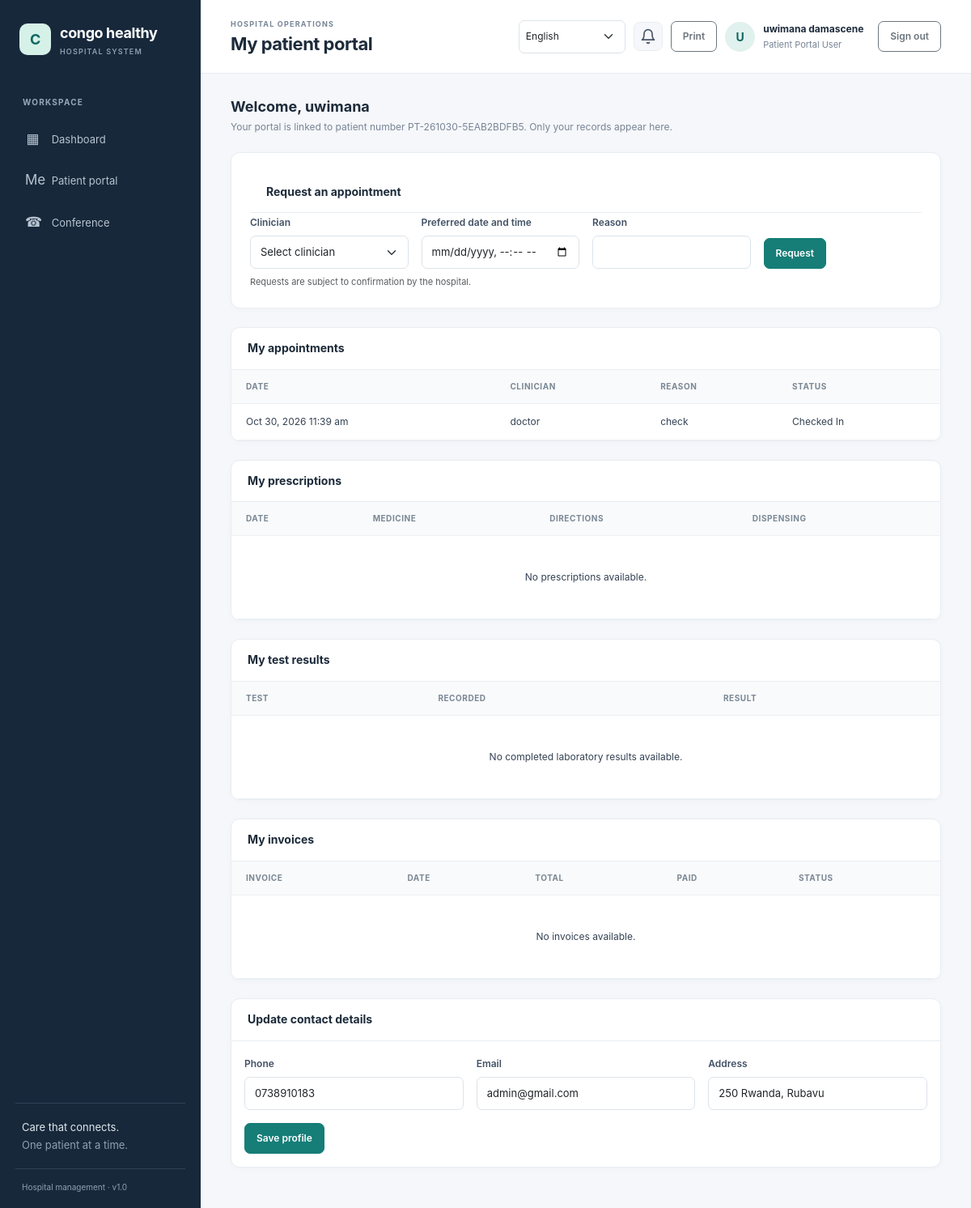
The app's page /portal/index.php (signed in) with its own data.
### tables this page shows
CREATE TABLE `hospital_settings` (
  `setting_key` varchar(80) NOT NULL,
  `setting_value` text NOT NULL,
  `updated_at` timestamp NOT NULL DEFAULT current_timestamp() ON UPDATE current_timestamp()
);

CREATE TABLE `users` (
  `id` bigint(20) UNSIGNED NOT NULL,
  `role_id` tinyint(3) UNSIGNED NOT NULL,
  `full_name` varchar(160) NOT NULL,
  `email` varchar(190) NOT NULL,
  `password_hash` varchar(255) NOT NULL,
  `is_active` tinyint(1) NOT NULL DEFAULT 1,
  `payment_method` enum('bank_transfer','mobile_money','paypal','other') DEFAULT NULL,
  `payment_details` varchar(255) DEFAULT NULL,
  `last_login_at` datetime DEFAULT NULL,
  `created_at` timestamp NOT NULL DEFAULT current_timestamp()
);

CREATE TABLE `roles` (
  `id` tinyint(3) UNSIGNED NOT NULL,
  `role_key` varchar(40) NOT NULL,
  `name` varchar(80) NOT NULL
);

CREATE TABLE `patients` (
  `id` bigint(20) UNSIGNED NOT NULL,
  `patient_no` varchar(30) NOT NULL,
  `first_name` varchar(80) NOT NULL,
  `last_name` varchar(80) NOT NULL,
  `date_of_birth` date DEFAULT NULL,
  `sex` enum('female','male','other','unspecified') NOT NULL DEFAULT 'unspecified',
  `phone` varchar(40) DEFAULT NULL,
  `email` varchar(190) DEFAULT NULL,
  `address` varchar(255) DEFAULT NULL,
  `blood_group` varchar(5) DEFAULT NULL,
  `emergency_contact_name` varchar(160) DEFAULT NULL,
  `emergency_contact_phone` varchar(40) DEFAULT NULL,
  `notes` text DEFAULT NULL,
  `created_by` bigint(20) UNSIGNED DEFAULT NULL,
  `created_at` timestamp NOT NULL DEFAULT current_timestamp(),
  `updated_at` timestamp NOT NULL DEFAULT current_timestamp() ON UPDATE current_timestamp()
);

CREATE TABLE `appointments` (
  `id` bigint(20) UNSIGNED NOT NULL,
  `patient_id` bigint(20) UNSIGNED NOT NULL,
  `doctor_id` bigint(20) UNSIGNED DEFAULT NULL,
  `scheduled_at` datetime NOT NULL,
  `status` enum('scheduled','checked_in','completed','cancelled','no_show') NOT NULL DEFAULT 'scheduled',
  `reason` varchar(255) DEFAULT NULL,
  `created_at` timestamp NOT NULL DEFAULT current_timestamp()
);

### config/database.php (called while the page is built, shortened)
<?php
$host = getenv('DB_HOST') ?: '127.0.0.1';
$port = getenv('DB_PORT') ?: '3306';
$name = getenv('DB_NAME') ?: 'hospital_management';
$user = getenv('DB_USER') ?: 'root';
$password = getenv('DB_PASSWORD') ?: '';
try {
    $pdo = new PDO(
        "mysql:host={$host};port={$port};dbname={$name};charset=utf8mb4",
        $user,
        $password,
        [
            PDO::ATTR_ERRMODE => PDO::ERRMODE_EXCEPTION,
            PDO::ATTR_DEFAULT_FETCH_MODE => PDO::FETCH_ASSOC,
            PDO::ATTR_EMULATE_PREPARES => false,
        ]
    );
} catch (PDOException $exception) {
    error_log('Database connection failed: ' . $exception->getMessage());
    http_response_code(500);
    exit('Database connection failed. Check the database settings and import database/schema.sql.');
}
return $pdo;

### includes/functions.php (called while the page is built, shortened)
<?php
function e(?string $value): string
{
    return htmlspecialchars($value ?? '', ENT_QUOTES | ENT_SUBSTITUTE, 'UTF-8');
}
function get_hospital_name(): string
{
    global $pdo;
    static $name = null;
    if ($name === null) {
        try {
            $name = (string) $pdo->query(
                "SELECT setting_value FROM hospital_settings WHERE setting_key = 'hospital_name'"
            )->fetchColumn();
        } catch (\Throwable) {
            $name = 'KivuCare';
        }
    }
    return $name;
}

### includes/auth.php (called while the page is built, shortened)
<?php
require_once __DIR__ . '/bootstrap.php';
function require_login(): void
{
    global $pdo;
    $statement = $pdo->prepare(
        'SELECT u.is_active, r.id AS role_id, r.role_key, r.name AS role_name
         FROM users u JOIN roles r ON r.id = u.role_id WHERE u.id = :id'
    );
    $statement->execute(['id' => $_SESSION['user']['id']]);
}
function require_roles(array $roles): void
{
    require_login();
}
function has_permission(string $permissionKey): bool
{
    static $permissionsByRole = [];
    $roleId = (int) (current_user()['role_id'] ?? 0);
    if (!isset($permissionsByRole[$roleId])) {
        global $pdo;
        $statement = $pdo->prepare(
            'SELECT p.permission_key
             FROM role_permissions rp
             JOIN permissions p ON p.id = rp.permission_id
             WHERE rp.role_id = :role_id'
        );
        $statement->execute(['role_id' => $roleId]);
        $permissionsByRole[$roleId] = array_fill_keys(
            array_column($statement->fetchAll(), 'permission_key'),
            true
        );
    }
    return isset($permissionsByRole[$roleId][$permissionKey]);
}
function current_user(): array
{
    return $_SESSION['user'] ?? [];
}

### portal/index.php (the view, shortened to what this page needs)
<?php
require_once __DIR__.'/../includes/auth.php';require_roles(['patient_portal']);
$link=$pdo->prepare('SELECT p.* FROM patient_portal_accounts pa JOIN patients p ON p.id=pa.patient_id WHERE pa.user_id=:user_id');$link->execute(['user_id'=>current_user()['id']]);$patient=$link->fetch();if(!$patient){http_response_code(403);exit('Your portal account is not linked to a patient record. Contact hospital reception.');}
$appointments=[];if(has_permission('appointments.self_book')){$q=$pdo->prepare('SELECT a.scheduled_at,a.status,a.reason,u.full_name AS doctor_name FROM appointments a LEFT JOIN doctors d ON d.id=a.doctor_id LEFT JOIN users u ON u.id=d.user_id WHERE a.patient_id=:patient ORDER BY a.scheduled_at DESC LIMIT 50');$q->execute(['patient'=>$patient['id']]);$appointments=$q->fetchAll();}
$prescriptions=[];if(has_permission('prescriptions.own_view')){$q=$pdo->prepare('SELECT p.created_at,m.name,m.unit,pi.dosage,pi.quantity,pi.instructions,pd.dispensed_at FROM prescriptions p JOIN prescription_items pi ON pi.prescription_id=p.id JOIN medicines m ON m.id=pi.medicine_id LEFT JOIN prescription_dispensations pd ON pd.prescription_item_id=pi.id WHERE p.patient_id=:patient ORDER BY p.created_at DESC LIMIT 100');$q->execute(['patient'=>$patient['id']]);$prescriptions=$q->fetchAll();}
$labResults=[];if(has_permission('lab.results.own_view')){$q=$pdo->prepare('SELECT t.test_name,t.requested_at,r.result,r.recorded_at FROM lab_tests t JOIN lab_results r ON r.lab_test_id=t.id WHERE t.patient_id=:patient AND t.status=\'completed\' ORDER BY r.recorded_at DESC LIMIT 100');$q->execute(['patient'=>$patient['id']]);$labResults=$q->fetchAll();}
$invoices=[];if(has_permission('invoices.own_view')){$q=$pdo->prepare('SELECT i.invoice_no,i.total_amount,i.status,i.created_at,COALESCE(SUM(pay.amount),0) AS paid FROM invoices i LEFT JOIN payments pay ON pay.invoice_id=i.id WHERE i.patient_id=:patient GROUP BY i.id ORDER BY i.created_at DESC LIMIT 50');$q->execute(['patient'=>$patient['id']]);$invoices=$q->fetchAll();}
$pageTitle='My patient portal';require __DIR__.'/../includes/header.php';?>
<div class="page-heading"><div><h2>Welcome, <?=e($patient['first_name'])?></h2><p>Your portal is linked to patient number <?=e($patient['patient_no'])?>. Only your records appear here.</p></div></div>
<?php if(has_permission('appointments.self_book')):?><section class="content-card form-card mt-0"><div class="card-heading"><h3>Request an appointment</h3></div><form method="post" class="row g-3"><?=csrf_field()?><input type="hidden" name="action" value="book"><div class="col-md-3"><label class="form-label">Clinician</label><select class="form-select" name="doctor_id" required><option value="">Select clinician</option><?php foreach($doctors as $d):?><option value="<?=(int)$d['id']?>"><?=e($d['full_name'])?></option><?php endforeach;?></select></div><div class="col-md-3"><label class="form-label">Preferred date and time</label><input class="form-control" type="datetime-local" name="scheduled_at" min="<?=e(date('Y-m-d\TH:i'))?>" required></div><div class="col-md-3"><label class="form-label">Reason</label><input class="form-control" name="reason" maxlength="255"></div><div class="col-md-3 d-flex align-items-end"><button class="btn btn-primary">Request</button></div></form><div class="form-text mt-2">Requests are subject to confirmation by the hospital.</div></section><?php endif;?>
<?php if(has_permission('appointments.self_book')): ?><section class="content-card"><div class="card-heading"><h3>My appointments</h3></div><div class="table-responsive"><table class="table"><thead><tr><th>Date</th><th>Clinician</th><th>Reason</th><th>Status</th></tr></thead><tbody><?php if(!$appointments):?><tr><td colspan="4" class="empty-state">No appointments yet.</td></tr><?php else:foreach($appointments as $a):?><tr><td><?=e(date('M j, Y g:i a',strtotime($a['scheduled_at'])))?></td><td><?=e($a['doctor_name']??'To be assigned')?></td><td><?=e($a['reason']?:'—')?></td><td><?=e(ucwords(str_replace('_',' ',$a['status'])))?></td></tr><?php endforeach;endif;?></tbody></table></div></section><?php endif; ?>
<?php if(has_permission('prescriptions.own_view')): ?><section class="content-card"><div class="card-heading"><h3>My prescriptions</h3></div><div class="table-responsive"><table class="table"><thead><tr><th>Date</th><th>Medicine</th><th>Directions</th><th>Dispensing</th></tr></thead><tbody><?php if(!$prescriptions):?><tr><td colspan="4" class="empty-state">No prescriptions available.</td></tr><?php endif;?></tbody></table></div></section><?php endif; ?>
<?php if(has_permission('lab.results.own_view')||has_permission('radiology.results.own_view')): ?><section class="content-card"><div class="card-heading"><h3>My test results</h3></div><div class="table-responsive"><table class="table"><thead><tr><th>Test</th><th>Recorded</th><th>Result</th></tr></thead><tbody><?php if(!$labResults):?><tr><td colspan="3" class="empty-state">No completed laboratory results available.</td></tr><?php else:foreach($labResults as $r):?><tr><td><?=e($r['test_name'])?></td><td><?=e(date('M j, Y',strtotime($r['recorded_at'])))?></td><td><?=nl2br(e($r['result']))?></td></tr><?php endforeach;endif;?></tbody></table></div></section><?php endif; ?>
<?php if(has_permission('invoices.own_view')): ?><section class="content-card"><div class="card-heading"><h3>My invoices</h3></div><div class="table-responsive"><table class="table"><thead><tr><th>Invoice</th><th>Date</th><th>Total</th><th>Paid</th><th>Status</th></tr></thead><tbody><?php if(!$invoices):?><tr><td colspan="5" class="empty-state">No invoices available.</td></tr><?php else:foreach($invoices as $i):?><tr><td><?=e($i['invoice_no'])?></td><td><?=e(date('M j, Y',strtotime($i['created_at'])))?></td><td><?=number_format((float)$i['total_amount'],2)?></td><td><?=number_format((float)$i['paid'],2)?></td><td><?=e(ucfirst($i['status']))?></td></tr><?php endforeach;endif;?></tbody></table></div></section><?php endif; ?>
<?php if(has_permission('profile.own_update')):?><section class="content-card"><div class="card-heading"><h3>Update contact details</h3></div><form method="post" class="row g-3 p-3"><?=csrf_field()?><input type="hidden" name="action" value="profile"><div class="col-md-4"><label class="form-label">Phone</label><input class="form-control" name="phone" maxlength="40" value="<?=e($patient['phone'])?>"></div><div class="col-md-4"><label class="form-label">Email</label><input class="form-control" type="email" name="email" maxlength="190" value="<?=e($patient['email'])?>"></div><div class="col-md-4"><label class="form-label">Address</label><input class="form-control" name="address" maxlength="255" value="<?=e($patient['address'])?>"></div><div class="col-12"><button class="btn btn-primary">Save profile</button></div></form></section><?php endif;?>
<?php require __DIR__.'/../includes/footer.php';?>

### includes/header.php (shortened to what this page needs)
<?php
$pageTitle = $pageTitle ?? 'Dashboard';
$user = current_user();
$_hospitalName = get_hospital_name();
?>
<!doctype html>
<html lang="en">
<head>
    <link href="https://cdn.jsdelivr.net/npm/bootstrap@5.3.3/dist/css/bootstrap.min.css" rel="stylesheet">
    <link href="/hospital%20management/assets/css/app.css" rel="stylesheet">
</head>
<body>
<div class="app-shell">
    <aside class="sidebar" id="workspace-menu" aria-label="Workspace navigation">
        <div class="brand-wrap">
            <a class="brand" href="/hospital%20management/dashboard.php"><span class="brand-mark"><?= e(strtoupper(substr($_hospitalName, 0, 1))) ?></span><span><?= e($_hospitalName) ?><small>HOSPITAL SYSTEM</small></span></a>
        </div>
        <div class="nav-label">WORKSPACE</div>
        <nav class="nav flex-column">
            <a class="nav-link" href="/hospital%20management/dashboard.php"><span>▦</span> Dashboard</a>
            <?php if (current_user()['role_key'] === 'patient_portal' && (has_permission('appointments.self_book') || has_permission('prescriptions.own_view') || has_permission('lab.results.own_view') || has_permission('radiology.results.own_view') || has_permission('invoices.own_view'))): ?>
                <a class="nav-link" href="/hospital%20management/portal/index.php"><span>Me</span> Patient portal</a>
            <?php endif; ?>
            <a class="nav-link" href="/hospital%20management/conference/index.php"><span>&#9742;</span> Conference</a>
        </nav>
        <div class="sidebar-bottom">
            <div class="sidebar-note">Care that connects.<br><span>One patient at a time.</span></div>
            <div class="sidebar-version">Hospital management · v1.0</div>
        </div>
    </aside>
    <main class="main-content">
        <header class="topbar">
            <div class="topbar-heading">
                <div>
                    <div class="eyebrow">HOSPITAL OPERATIONS</div>
                    <h1><?= e($pageTitle) ?></h1>
                </div>
            </div>
            <div class="user-menu">
                <?= render_language_switcher() ?>
                <div class="notif-bell no-print" id="notifBell" title="Notifications" role="button" tabindex="0" aria-haspopup="true" aria-expanded="false">
                    <svg class="notif-icon" xmlns="http://www.w3.org/2000/svg" width="20" height="20" viewBox="0 0 24 24" fill="none" stroke="currentColor" stroke-width="2" stroke-linecap="round" stroke-linejoin="round" aria-hidden="true"><path d="M18 8A6 6 0 0 0 6 8c0 7-3 9-3 9h18s-3-2-3-9"/><path d="M13.73 21a2 2 0 0 1-3.46 0"/></svg>
                </div>
                <button class="btn btn-sm btn-outline-secondary print-page no-print" type="button" onclick="window.print()">Print</button>
                <a class="avatar no-print" href="/hospital%20management/profile.php" title="Edit profile"><?= e(strtoupper(substr($user['full_name'] ?? 'U', 0, 1))) ?></a>
                <a class="user-detail no-print" href="/hospital%20management/profile.php"><strong><?= e($user['full_name'] ?? '') ?></strong><span><?= e($user['role_name'] ?? '') ?></span></a>
                <form method="post" action="/hospital%20management/logout.php" class="ms-2">
                    <button class="btn btn-sm btn-outline-secondary" type="submit">Sign out</button>
                </form>
            </div>
        </header>
        <section class="page-body">

### records on screen
hospital_settings: setting_value "C", setting_value "congo healthy"
users: role.name "Patient Portal User"
patients: first_name "uwimana", patient_no "PT-261030-5EAB2BDFB5", phone "0738910183", email "admin@gmail.com", address "250 Rwanda, Rubavu"
appointments: scheduled_at "Oct 30, 2026 11:39 am", users.full_name "doctor", reason "check", status "Checked In"

### other values on screen
$pageTitle "My patient portal"
substr($user['full_name'] ?? 'U', 0, 1) "U"
$user['full_name'] "uwimana damascene"
form field lang "English"
